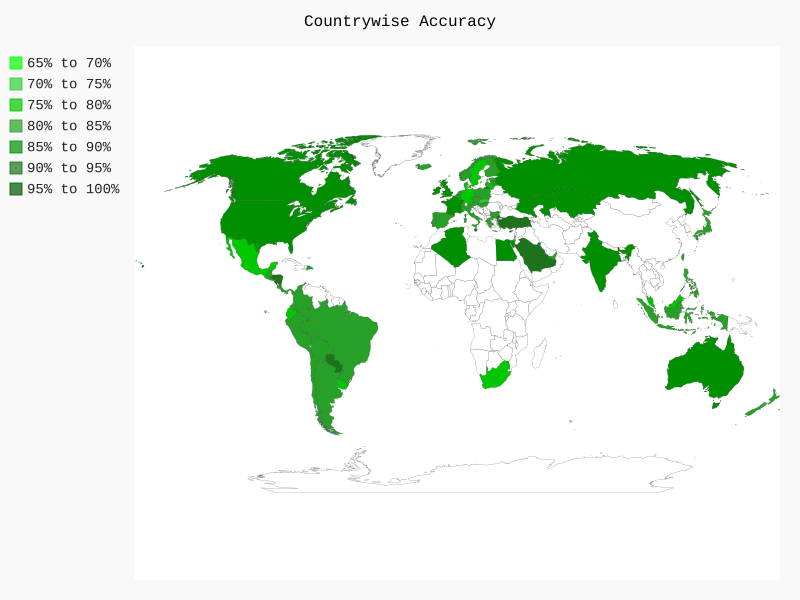

This chart was generated by the following Python code:
import pygal
import json
import matplotlib.pyplot as plt
from pygal.style import Style
custom_style = Style(colors=('#00FF00', '#32CD32'))
# custom_style = Style(colors=('#00FFFF'))

worldmap_chart = pygal.maps.world.World(style=custom_style)
# worldmap_chart = pygal.maps.world.World()
worldmap_chart.title = 'Countrywise Accuracy'

accuracy_dict = {"95-100": [], "90-95": [], "85-90": [], "80-85": [], "75-80": [], "70-75": [],
                "65-70": [], "60-65": []}


json_file = 'countrywise_accuracy.json'

json_object = {}
with open(json_file, 'r', encoding='utf-8') as file:
    for line in file:
        json_object = line

my_dict = json.loads(json_object)
for k,v in my_dict.items():
    v=v*100
    if v >95 and v<=100:
        accuracy_dict["95-100"].append(k)
    if v >90 and v <=95:
        accuracy_dict["90-95"].append(k)
    if v > 85 and v <= 90:
        accuracy_dict["85-90"].append(k)
    if v > 80 and v <= 85:
        accuracy_dict["80-85"].append(k)
    if v > 75 and v <= 80:
        accuracy_dict["75-80"].append(k)
    if v > 70 and v <= 75:
        accuracy_dict["70-75"].append(k)
    if v > 65 and v <= 70:
        accuracy_dict["65-70"].append(k)
    if v > 60 and v <= 65:
        accuracy_dict["60-65"].append(k)

print(accuracy_dict)
# counts={'loudness':0,'acousticness':0,'tempo':0,'energy':0,'danceability':0,'liveness':0,'speechiness':0,'valence':0}

# counts = {"acousticness": 0, "danceability": 0, "energy": 0, "instrumentalness": 0, "key": 0, "liveness": 0,
#           "mode": 0, "loudness": 0, "speechiness": 0, "tempo": 0, "valence": 0, "length": 0, "time_signature": 0}

# for key, value in my_dict.items():
#     features_set[value[0][0]].append(key)
#     counts[value[0][0]] += 1

# print(

# worldmap_chart.add('60% to 65%', accuracy_dict["60-65"])
worldmap_chart.add('65% to 70%', accuracy_dict["65-70"])
worldmap_chart.add('70% to 75%', accuracy_dict["70-75"])
worldmap_chart.add('75% to 80%', accuracy_dict["75-80"])
worldmap_chart.add('80% to 85%', accuracy_dict["80-85"])
worldmap_chart.add('85% to 90%', accuracy_dict["85-90"])
worldmap_chart.add('90% to 95%', accuracy_dict["90-95"])
worldmap_chart.add("95% to 100%", accuracy_dict["95-100"])








# keys = counts.keys()
# values = counts.values()

# plt.bar(keys, values)

# plt.show()


worldmap_chart.render_to_file('accuracy_worldplot.svg')
